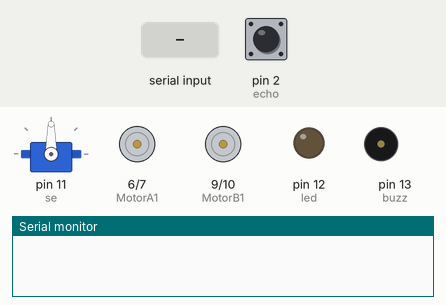
A sketch run on a simulated Arduino Uno, built with avr-gcc and run on an emulated ATmega328P. Shown: servo, motor-driver pin pairs drawn as motors (green arrow = first pin HIGH = forward, orange = second pin HIGH = backward, longer = more drive, scaled by the enable pin), output pins drawn as LEDs (lit = HIGH), buzzer (waves = sounding, pin HIGH), the last lines printed to the serial monitor. Inputs (shaded band) come from the test bench; at power-on: pin 2 (echo) LOW. Pins used as bus, display or sensor lines are not drawn.

Above: at 1.2 s.
1.3 s: "A" received over Serial
At 4.1 s:
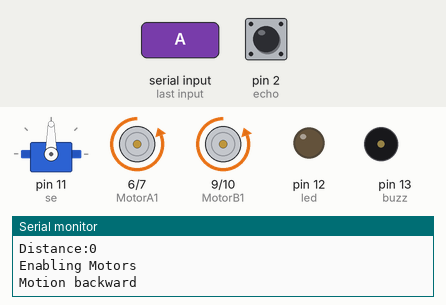
At 5.9 s:
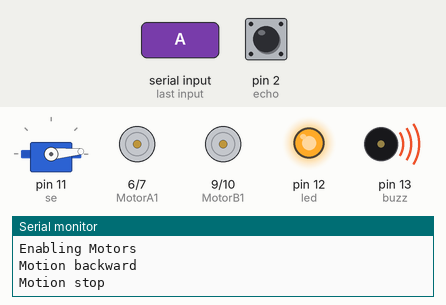
7.3 s: pin 2 (echo) pulsed HIGH 5 times (0.12 s each, 0.3 s apart)
At 7.3 s:
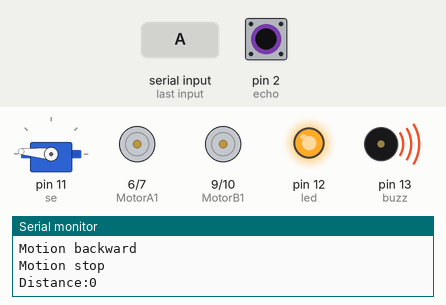
Timing chart, 0 to 30.6 s (numbered marks = the images above; inputs shaded):
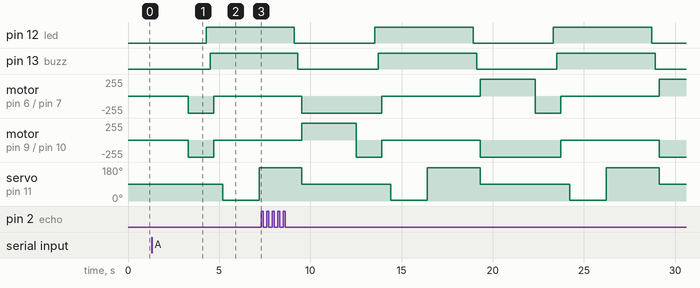

The sketch:

ult.ino
```cpp
#include<Servo.h>
Servo se;


//Define Pins
//Motor A
int enableA = 5;
int MotorA1 = 6;
int MotorA2 = 7;
const int trig=4;
const int echo=2;
 int led=12;
 int buzz=13;
//Motor B
int enableB = 8;
int MotorB1 = 9;
int MotorB2 = 10;
long duration;
int distance;
int rightdistance,leftdistance;
int si=0;


/////***************search**********************8

int search(){
  digitalWrite(trig,LOW);
  delayMicroseconds(2);

  digitalWrite(trig,HIGH);
  delayMicroseconds(2);

  duration=pulseIn(echo,HIGH);
  distance=duration*0.034/2;

 Serial.print("Distance:");
 Serial.println(distance);
 return distance;

 }
//////////***************

void setup() {
  //configure pin modes
  pinMode (enableA, OUTPUT);
  pinMode (MotorA1, OUTPUT);
  pinMode (MotorA2, OUTPUT);
  pinMode (trig,OUTPUT);
  pinMode (echo,INPUT);
  pinMode (enableB, OUTPUT);
  pinMode (MotorB1, OUTPUT);
  pinMode (MotorB2, OUTPUT);   // put your setup code here, to run once:
  pinMode(led, OUTPUT);
  pinMode(buzz, OUTPUT);
  Serial.begin (9600);
  se.attach(11);
  //se.write(0);
  //delay(1000);
}

void loop() {
  // put your main code here, to run repeatedly:

if(si==1){
se.write(90);
 delay(1000);
 //se.write(175);
 //delay(500);
 //se.write(5);
 //delay(500);
 distance=search();
Serial.println ("Enabling Motors");
  digitalWrite (enableA, HIGH);
  digitalWrite (enableB, HIGH);

//left();
 // backward();
//stop1();
if(distance<30)
{
// digitalWrite (enableA, LOW);
 //digitalWrite (enableB, LOW);
 changepath();
}

 else if ((distance >=30 ) && (distance < 90))
{
se.write(90);
delay(1000);
Serial.println ("Enabling Motors");
  digitalWrite (enableA, HIGH);
  digitalWrite (enableB, HIGH);
  delay (1000);
  forward();
}

else{
  forward();
}}


else{

if(Serial.available()>0)
 { char data = Serial.read();
 switch(data)
{case 'A':si=si+1;
Serial.println(si);
if(si==1)
{se.write(90);
 delay(1000);
 //se.write(175);
 //delay(500);
 //se.write(5);
 //delay(500);
 distance=search();
Serial.println ("Enabling Motors");
  digitalWrite (enableA, HIGH);
  digitalWrite (enableB, HIGH);

//left();
 // backward();
//stop1();
if(distance<30)
{
// digitalWrite (enableA, LOW);
 //digitalWrite (enableB, LOW);
 changepath();
}

 else if ((distance >=30 ) && (distance < 90))
{
se.write(90);
delay(1000);
Serial.println ("Enabling Motors");
  digitalWrite (enableA, HIGH);
  digitalWrite (enableB, HIGH);
  delay (1000);
  forward();
}

else{
  forward();
}
} break;


case 'D': si=si+1;
         break;
default: break;}}}}


/*if(distance>20)
 {Serial.println ("Enabling Motors");
  digitalWrite (enableA, HIGH);
  digitalWrite (enableB, HIGH);
  delay (1000);
 }//do something
*/


/*
else if(distance<20)
{
 Serial.println ("Enabling Motors");
  digitalWrite (enableA, HIGH);
  digitalWrite (enableB, HIGH);
  delay (1000);
  backward();
  }
*/


 void stop1(){

   Serial.println ("Motion stop");
  digitalWrite (MotorA1, LOW);
  digitalWrite (MotorA2, LOW);

  digitalWrite (MotorB1, LOW);
  digitalWrite (MotorB2, LOW);
  delay (500);

  }


void right(){
//Serial.println ("Enabling Motors");
 // digitalWrite (enableA, HIGH);
 // digitalWrite (enableB, HIGH);
 // stop1();
  Serial.println ("Motion right");
  digitalWrite (MotorA1, HIGH);
  digitalWrite (MotorA2, LOW);

  digitalWrite (MotorB1, LOW);
  digitalWrite (MotorB2, HIGH);
delay (1000);

}

 void left()
{
  //stop1();
  Serial.println ("Motion left");
  digitalWrite (MotorA1, LOW);
  digitalWrite (MotorA2, HIGH);

  digitalWrite (MotorB1, HIGH);
  digitalWrite (MotorB2, LOW);
  delay (1000);
}


void backward()
{
  Serial.println ("Motion backward");
  digitalWrite (MotorA1, LOW);
  digitalWrite (MotorA2, HIGH);

  digitalWrite (MotorB1, LOW);
  digitalWrite (MotorB2, HIGH);
  delay (1000);
}


  void forward(){

// Serial.println ("Enabling Motors");
  //digitalWrite (enableA, HIGH);
  //digitalWrite (enableB, HIGH);
  Serial.println ("Motion Forward");
  digitalWrite (MotorA1, HIGH);
  digitalWrite (MotorA2, LOW);
  //analogWrite (enableA,500);
  //analogWrite (enableB,500);
  digitalWrite (MotorB1,HIGH);
  digitalWrite (MotorB2, LOW);
  delay (700);


}


void changepath(){
  //digitalWrite (enableA, HIGH);
  //digitalWrite (enableB, HIGH);
  //stop1();
  backward();
  led1();
  stop1();
  se.write (5);           // Check Distance to the Right.
  delay (500);
  rightdistance = search ();
  delay (500);
  se.write (175);
  delay (1000);
  leftdistance=search();
  delay (500);
  led2();                             // Delay for 0.5s.
  se.write(90);           // Return to center.
 // delay (500);               // Delay for 0.5s.
  CompareDistance();        // Find the longest distance.
}
void CompareDistance() {                   // Distance Compare loop.
  if (rightdistance >= leftdistance) {       // If Right is less obstructed.
     right();

     // Robot Turn into Right direction.
    }
  else if (leftdistance > rightdistance) {  // If Left is less obstructed.
      left();
     // Robot Turn into Left direction.
    }
  //else {                                    // If both are equally obstructed.
    //  turnaround ();                        // Robot Turn Around.
    //}
}

void led2(){

  // pinMode(led, OUTPUT);
   digitalWrite(led,LOW);
   delay(200);
   digitalWrite(buzz,LOW);

   delay(200);


  }


void led1(){
   //pinMode(led, OUTPUT);
   digitalWrite(led,HIGH);
   delay(200);
    digitalWrite(buzz,HIGH);
   delay(200);
  }
```

Measured:
- after the input at 1.3 s, pin 12 (led): LOW → HIGH after 3.0 s; pin 13 (buzz): LOW → HIGH after 3.2 s; motor on pin 6 (MotorA1) / pin 7 (MotorA2), motor on pin 9 (MotorB1) / pin 10 (MotorB2): stopped → backward 255/255 after 2.0 s, → stopped 1.4 s later; servo on pin 11 (se): 90° → 5° after 3.9 s, → 175° 2.0 s later
